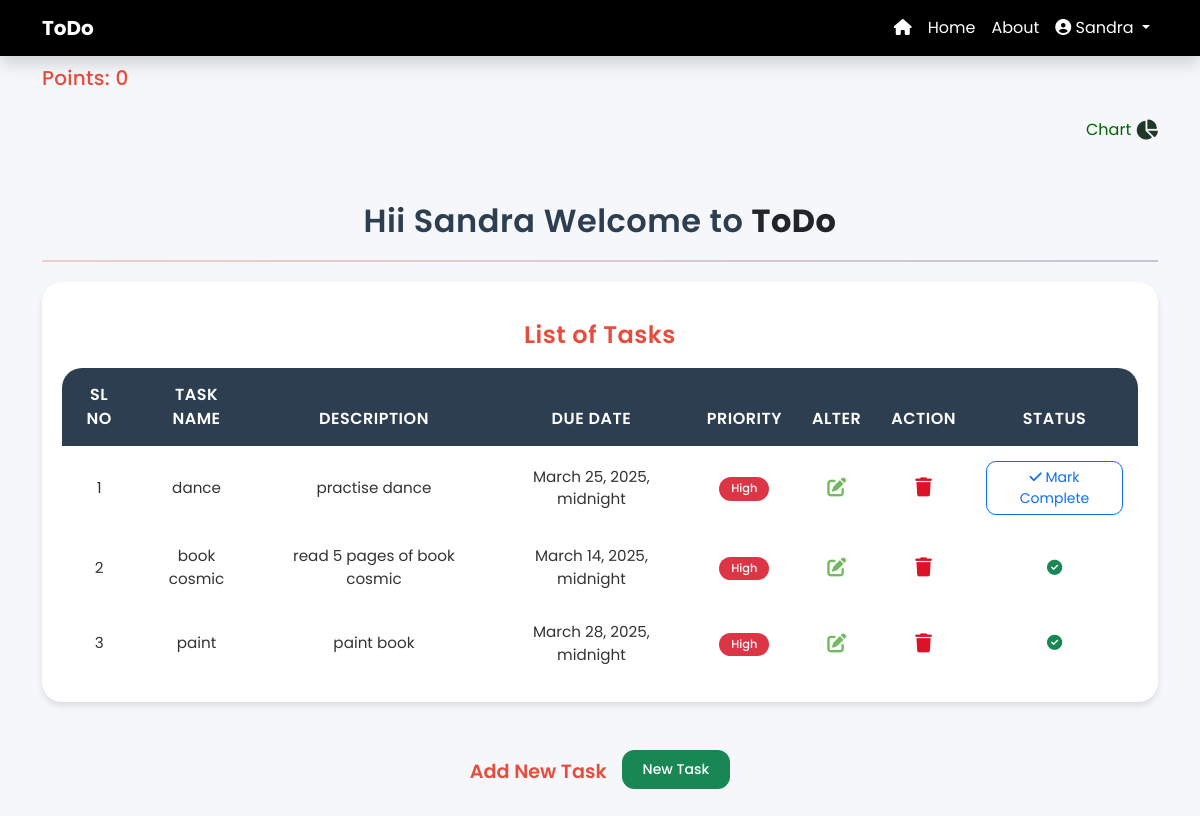
The app's page /Task_manager/user_page/ (signed in), older data.
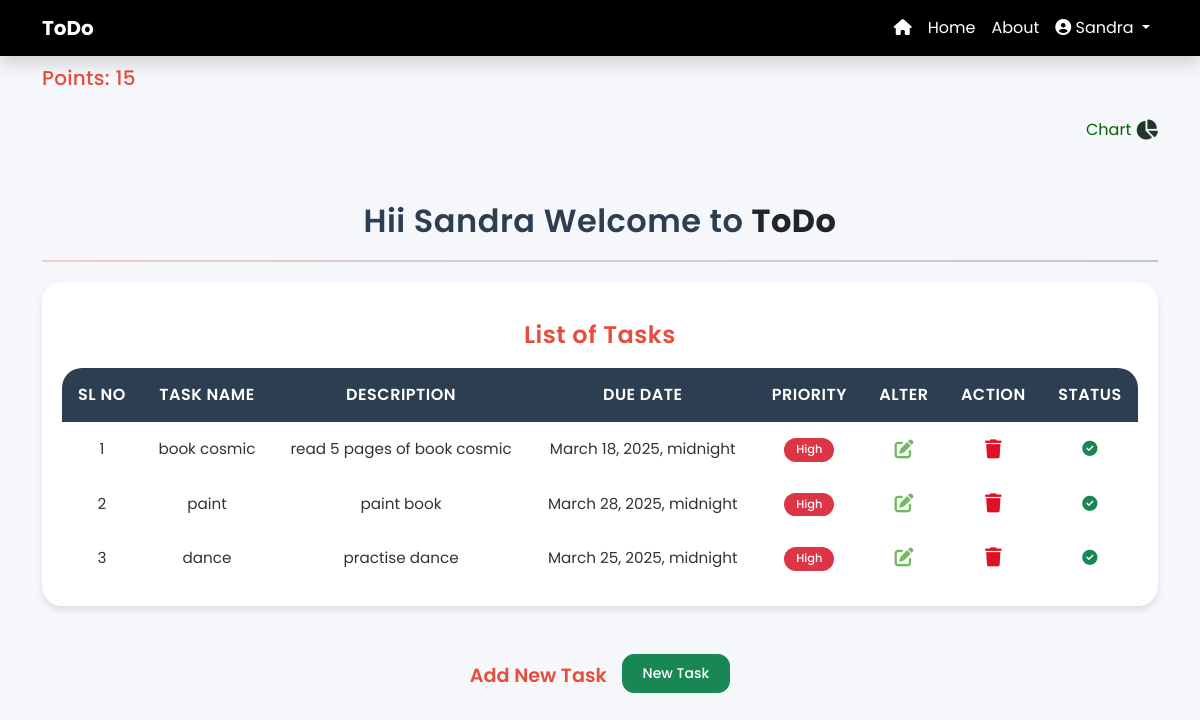
The same page, newer data.
### Task_Manager/models.py (models this page shows, shortened)
class TaskModel(models.Model):
    Task_Name = models.CharField(max_length=100)
    Task_Description = models.TextField(max_length=100)
    Created_Date = models.DateTimeField(auto_now=True)
    Due_Date = models.DateTimeField()
    Priority_Level = [
                        ('Low','Low'),
                        ('Medium','Medium'),
                        ('High','High')
                    ]
    Priority = models.CharField(max_length=100,choices=Priority_Level)      # here choices is given as a list before , if we want  we can add it here
    Points = models.IntegerField(default=0)
    Status = models.BooleanField(default=False)
    user = models.ForeignKey(User,on_delete=models.CASCADE)

### Task_Manager/views.py (the view)
# urls.py: path('Task_manager/user_page/',Userpage_View.as_view(),name='userpage'),
@method_decorator(decorator=is_login,name='dispatch')
class Userpage_View(View):
    def get(self,request):
        tasks = TaskModel.objects.filter(user=request.user).order_by('Status')
        data = TaskModel.objects.filter(user = request.user)
        today = timezone.localdate()
        sum = 0
        for i in data:
            sum += i.Points
        return render(request,'user_page.html',{'tasks':tasks,'sum':sum,'today':today})

### Task_Manager/views.py (called while the page is built)
def is_login(fn):
    def wrapper(request):
        if not request.user.is_authenticated:
            return redirect('login')
        else:
            return fn(request)
    return wrapper

### Task_Manager/templates/user_page.html (shortened to what this page needs)
<!DOCTYPE html>
<html lang="en">
<head>
    <link href="https://cdn.jsdelivr.net/npm/bootstrap@5.3.3/dist/css/bootstrap.min.css"
          rel="stylesheet">
    <link rel="stylesheet" href="https://cdnjs.cloudflare.com/ajax/libs/font-awesome/6.7.2/css/all.min.css">
</head>
<body>
    <nav class="navbar navbar-expand-lg bg-black shadow fixed-top">
        <div class="container">
            <a class="navbar-brand text-white fw-bold" href="#">ToDo</a>
            <div class="collapse navbar-collapse " id="navbarSupportedContent">
                <ul class="navbar-nav ms-auto mb-2 mb-lg-0 ">
                    <li class="nav-item">
                      <a class="nav-link active text-white" aria-current="page" href="{% url 'home' %}">
                          <i class="fa-solid fa-house me-3" style="color: #ffffff;"></i>Home</a>
                    </li>
                    <li class="nav-item">
                      <a class="nav-link text-white" href="#">About</a>
                    </li>
                    <li class="nav-item dropdown">
                        <a class="nav-link dropdown-toggle text-white" href="#" id="userDropdown" role="button"
                           data-bs-toggle="dropdown" aria-expanded="false">
                            <i class="fa-solid fa-user-circle"></i> {{ request.user.first_name }}
                        </a>
                    </li>
                </ul>
            </div>
        </div>
    </nav>
    <div class="container">
            {% if tasks %}
                <div>
                    <h4 class="points-text mt-3">Points: {{ sum }}</h4>
                </div>
            {% endif %}
            <div class="d-flex justify-content-end">
                <a href="{% url 'progress' %}" class="mt-2" style="text-decoration: none;color: darkgreen;">
                    Chart <i class="fa-solid fa-chart-pie fa-lg" style="color: #021f0de1;"></i></a>
            </div>
        <h3 class="welcome-text">
            Hii {{request.user.first_name}} Welcome to <span class="text-dark fw-bold">ToDo</span>
        </h3>
        <hr>
        <div class="table-container">
            <div class="table-responsive">
                <table class="table table-hover caption-top text-center">
                    <caption class="caption-text text-center">List of Tasks</caption>
                    <thead class="table-dark">
                        <tr>
                            <th scope="col">Sl No</th>
                            <th scope="col">Task Name</th>
                            <th scope="col">Description</th>
                            <th scope="col">Due Date</th>
                            <th scope="col">Priority</th>
                            <th scope="col">Alter</th>
                            <th scope="col">Action</th>
                            <th scope="col">Status</th>
                        </tr>
                    </thead>
                    <tbody>
                        {% for task in tasks %}
                        <tr class="{% if task.Status %}table-success
                                  {% elif task.Due_Date|date:'Y-m-d' < today|date:'Y-m-d' %}table-danger
                                  {% else %}table-light{% endif %}">
                            <td>{{forloop.counter}}</td>
                            <td>{{ task.Task_Name }}</td>
                            <td>{{ task.Task_Description }}</td>
                            <td>{{ task.Due_Date }}</td>
                            <td>
                                <span class="badge {% if task.Priority == 'High' %}bg-danger
                                                  {% elif task.Priority == 'Medium' %}bg-primary
                                                  {% else %}bg-success{% endif %}">
                                    {{ task.Priority }}
                                </span>
                            </td>
                            <td>
                                <a href="{% url 'update' task.id %}" class="text-decoration-none">
                                </a>
                            </td>
                            <td>
                                <a href="{% url 'delete' task.id %}"
                                   onclick="return confirm('Are you sure you want to delete the task?' );"
                                   class="text-decoration-none">
                                </a>
                            </td>
                            <td>
                                {% if task.Status %}
                                    <i class="fa-solid fa-check-circle text-success"></i>
                                {% else %}
                                    <a href="{% url 'complete' task.id %}"
                                       class="btn btn-sm btn-outline-primary"
                                       onclick="return confirm('Confirm Task Completion?');">
                                        <i class="fa-solid fa-check"></i> Mark Complete
                                    </a>
                                {% endif %}
                            </td>
                        </tr>
                        {% empty %}
                            <tr>
                                <td colspan="8" class="text-center text-muted py-4">No tasks available</td>
                            </tr>
                        {% endfor %}
                    </tbody>
                </table>
            </div>
        </div>
        <div class="d-flex justify-content-center mt-5">
            <p class="add-task-text mt-2">Add New Task</p>
            <a href="{% url 'task_add' %}" class="btn btn-success btn-sm mb-5">New Task</a>
        </div>
    </div>
</body>
</html>

### Task_Manager/templates/user_page.html (style rules this page uses)
body { padding-top: 50px; background-color: #f5f7fa; font-family: 'Poppins', sans-serif; }
.table-container { margin: 20px 0; padding: 20px; background: white; border-radius: 20px; box-shadow: 0 4px 6px rgba(0, 0, 0, 0.1); }
.table-responsive { border-radius: 20px; overflow: hidden; }
.table { margin-bottom: 0; border-collapse: separate; border-spacing: 0; }
.table thead th { background: #2c3e50; color: white; padding: 15px; border: none; font-weight: 600; text-transform: uppercase; letter-spacing: 0.5px; }
.table thead th:first-child { border-top-left-radius: 20px; }
.table thead th:last-child { border-top-right-radius: 20px; }
.table tbody tr { transition: all 0.3s ease; }
.table tbody td { padding: 15px; vertical-align: middle; border: none; background: white; }
.table tbody tr:last-child td:first-child { border-bottom-left-radius: 20px; }
.table tbody tr:last-child td:last-child { border-bottom-right-radius: 20px; }
.table-success { background-color: #e6ffe6 !important; }
.badge { padding: 6px 12px; border-radius: 12px; font-weight: 500; }
.btn-sm { border-radius: 10px; padding: 5px 10px; }
.welcome-text { margin-top: 60px; text-align: center; font-size: 2rem; font-weight: 600; color: #2c3e50; letter-spacing: 0.5px; }
.welcome-text span { color: #e74c3c; font-weight: 700; }
.points-text { font-size: 1.25rem; font-weight: 500; color: #e74c3c; letter-spacing: 0.3px; margin-bottom: 20px; }
.caption-text { font-size: 1.5rem; font-weight: 600; color: #e74c3c; padding: 15px 0; letter-spacing: 0.5px; }
.add-task-text { font-size: 1.2rem; font-weight: 600; color: #e74c3c; margin-right: 15px; }
.btn-success { font-weight: 500; padding: 8px 20px; border-radius: 12px; transition: all 0.3s ease; }
hr { border: 0; height: 2px; background: linear-gradient(to right, #e74c3c, #2c3e50); margin: 20px 0; }
.table tbody td { font-size: 0.95rem; color: #333; }

Row changes from the older to the newer data that the page shows:
changed TaskModel "book cosmic": Due_Date "March 14, 2025, midnight" → "March 18, 2025, midnight"
changed TaskModel "dance": no longer shows "Mark Complete"; moves down the list
Text that changed along with them:
{{ sum }}: "0" → "15"
